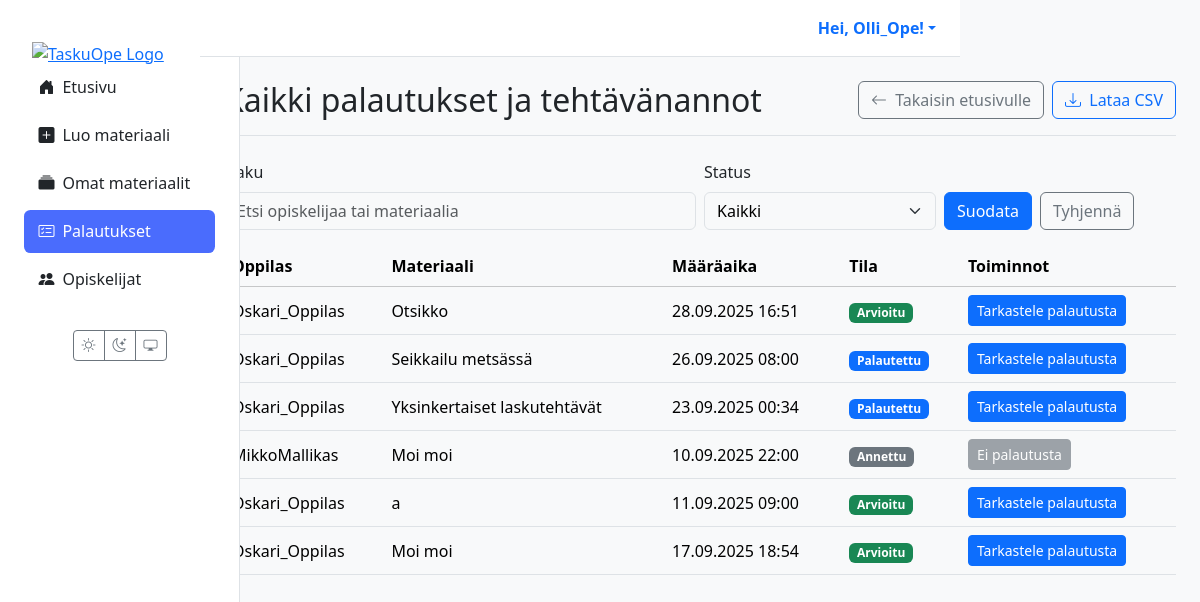
Before: /palautukset/ (signed in) with the older database file.
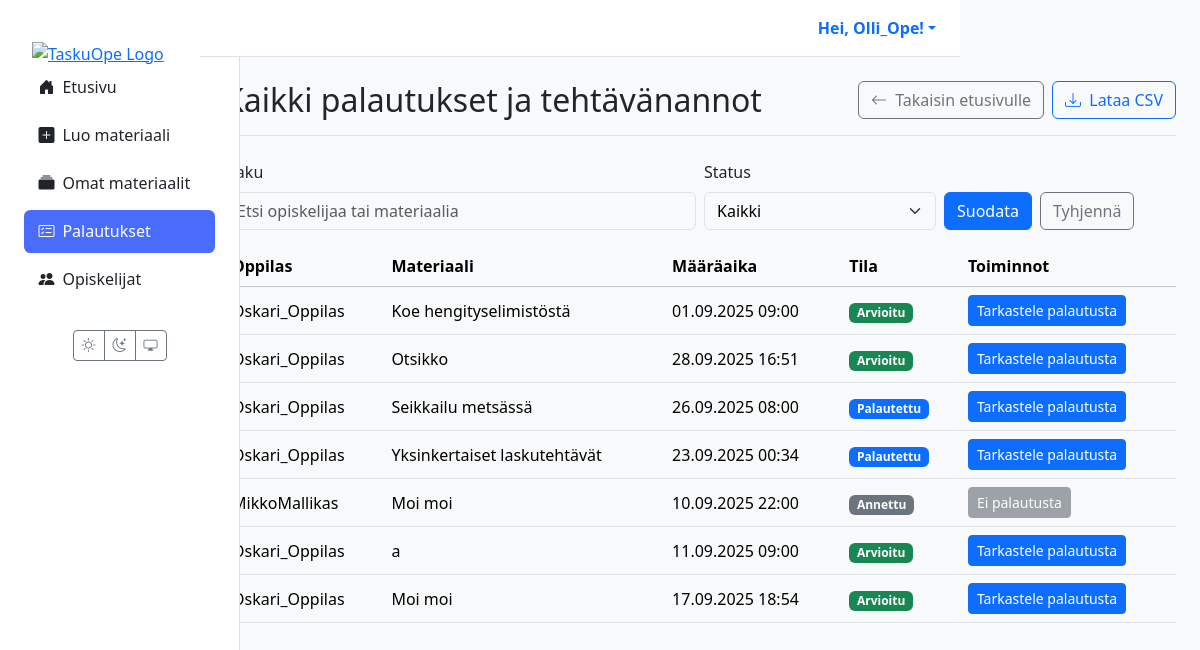
After: the same page with the newer database file.
### materials/models.py (models this page shows, shortened)
class Assignment(models.Model):
    class Status(models.TextChoices):
        ASSIGNED = "ASSIGNED", _("Annettu")
        IN_PROGRESS = "IN_PROGRESS", _("Kesken")
        SUBMITTED = "SUBMITTED", _("Palautettu")
        GRADED = "GRADED", _("Arvioitu")
    id = models.UUIDField(primary_key=True, default=uuid.uuid4, editable=False)
    material = models.ForeignKey(Material, on_delete=models.CASCADE, verbose_name=_("Materiaali"))
    student = models.ForeignKey(
        settings.AUTH_USER_MODEL,
        related_name='assignments',
        on_delete=models.CASCADE,
        limit_choices_to={'role': 'STUDENT'},
        verbose_name=_("Oppilas"),
    )
    assigned_by = models.ForeignKey(
        settings.AUTH_USER_MODEL,
        related_name='assigned_tasks',
        on_delete=models.CASCADE,
        limit_choices_to={'role': 'TEACHER'},
        verbose_name=_("Antanut opettaja"),
    )
    due_at = models.DateTimeField(null=True, blank=True, verbose_name=_("Määräaika"))
    status = models.CharField(max_length=20, choices=Status.choices, default=Status.ASSIGNED, verbose_name=_("Tila"))
    draft_response = models.TextField(blank=True, null=True, verbose_name=_("Luonnosvastaus"))
    created_at = models.DateTimeField(auto_now_add=True, verbose_name=_("Luotu"))
    class Meta:
        constraints = [
            models.UniqueConstraint(fields=['material', 'student'], name='unique_assignment_per_student'),
        ]
        indexes = [
            models.Index(fields=['status']),
            models.Index(fields=['due_at']),
            models.Index(fields=['student']),
            models.Index(fields=['assigned_by']),
        ]
        verbose_name = _("Tehtävänanto")
        verbose_name_plural = _("Tehtävänannot")

class Material(models.Model):
    class MaterialType(models.TextChoices):
        TASK = 'tehtävä', _('Tehtävä')
        LEARNING_MATERIAL = 'oppimateriaali', _('Oppimateriaali')
        TEST = 'testi', _('Testi')
        EXAM = 'koe', _('Koe')
        VIDEO = 'video', _('Video')
        GAME = 'peli', _('Peli')
    class Status(models.TextChoices):
        DRAFT = 'DRAFT', _('Luonnos')
        PENDING_APPROVAL = 'PENDING', _('Odottaa hyväksyntää')
        APPROVED = 'APPROVED', _('Hyväksytty')
        REJECTED = 'REJECTED', _('Hylätty')
    GRADE_CHOICES = [(str(i), f"{i}. luokka") for i in range(1, 10)]
    id = models.UUIDField(primary_key=True, default=uuid.uuid4, editable=False)
    title = models.CharField(max_length=255, verbose_name=_("Otsikko"))
    content = models.TextField(
        verbose_name=_("Sisältö"),
        help_text=_("Raakasisältö, esim. AI:n tuottama teksti.")
    )
    structured_content = models.JSONField(
        null=True,
        blank=True,
        verbose_name=_("Jäsennelty sisältö"),
        help_text=_("Esim. monivalinnat tai tehtävän rakenne JSON-muodossa.")
    )
    material_type = models.CharField(
        max_length=50,
        choices=MaterialType.choices,
        default=MaterialType.TASK,
        verbose_name=_("Materiaalin tyyppi"),
    )
    subject = models.CharField(max_length=100, null=True, blank=True, verbose_name=_("Aine"))
    grade_level = models.CharField(
        max_length=20,
        choices=GRADE_CHOICES,
        null=True,
        blank=True,
        verbose_name=_("Luokka-aste"),
    )
    audience = models.JSONField(
        null=True,
        blank=True,
        verbose_name=_("Kohderyhmä"),
        help_text=_("Esim. {'learning_styles': ['visuaalinen'], 'languages': ['fi']}")
    )
    author = models.ForeignKey(
        settings.AUTH_USER_MODEL,
        related_name='authored_materials',
        on_delete=models.CASCADE,
        limit_choices_to={'role': 'TEACHER'},
        verbose_name=_("Tekijä (opettaja)"),
    )
    prompt = models.ForeignKey(
        Prompt,
        on_delete=models.SET_NULL,
        null=True,
        blank=True,
        verbose_name=_("Kehoite"),
    )
    status = models.CharField(
        max_length=50,
        choices=Status.choices,
        default=Status.DRAFT,
        verbose_name=_("Tila"),
    )
    version = models.IntegerField(default=1, verbose_name=_("Versio"))
    parent = models.ForeignKey(
        'self',
        on_delete=models.SET_NULL,
        null=True,
        blank=True,
        related_name='versions',
        verbose_name=_("Edellinen versio"),
    )
    created_at = models.DateTimeField(auto_now_add=True, verbose_name=_("Luotu"))
    updated_at = models.DateTimeField(auto_now=True, verbose_name=_("Päivitetty"))
    class Meta:
        verbose_name = _("Materiaali")
        verbose_name_plural = _("Materiaalit")

### users/models.py (models this page shows)
class CustomUser(AbstractUser):
    class Role(models.TextChoices):
        TEACHER = 'TEACHER', 'Teacher'
        STUDENT = 'STUDENT', 'Student'
    role = models.CharField(max_length=50, choices=Role.choices, default=Role.STUDENT)
    grade_class = models.PositiveSmallIntegerField(
        verbose_name="Luokka-aste",
        null=True,  # Salli tyhjä arvo (esim. opettajat)
        blank=True, # Ei pakollinen lomakkeissa
        choices=[(i, f"{i}. luokka") for i in range(1, 10)] # Valinnat 1-9
    )

### materials/views.py (the view, shortened to what this page needs)
# urls.py: path("palautukset/", views.view_all_submissions_view, name="view_all_submissions"),
@login_required(login_url='kirjaudu')
def view_all_submissions_view(request):
    if request.user.role != 'TEACHER':
        messages.error(request, "Vain opettajat voivat nähdä tämän sivun.")
        return redirect('dashboard')
    q = (request.GET.get("q") or "").strip()
    st = request.GET.get("status")  # SUBMITTED | GRADED | None
    base = (Assignment.objects
            .filter(assigned_by=request.user)
            .select_related('material', 'student')
            .order_by('-created_at'))
    if st in ("SUBMITTED", "GRADED"):
        base = base.filter(status=st)
    page = Paginator(base, 20).get_page(request.GET.get("page"))
    return render(request, 'assignments/submissions_list.html', {
        'assignments': page,  # paginator page object
        'q': q,
        'status': st or "",
    })

### templates/assignments/submissions_list.html (shortened to what this page needs)
{% extends 'partials/base.html' %}
{% load static %}
{% block content %}
<div class="container-fluid">
<div class="d-flex flex-wrap gap-2 justify-content-between align-items-center mb-4 border-bottom pb-3">
  <h1 class="h2 mb-0">Kaikki palautukset ja tehtävänannot</h1>
  <div class="d-flex gap-2">
    <a href="{% url 'dashboard' %}" class="btn btn-outline-secondary">
      <i class="bi bi-arrow-left me-1"></i> Takaisin etusivulle
    </a>
    <a class="btn btn-outline-primary"
       href="{% url 'export_submissions_csv' %}?q={{ q|urlencode }}&status={{ status|urlencode }}">
       <i class="bi bi-download me-1"></i> Lataa CSV
    </a>
  </div>
</div>
  <form class="row g-2 align-items-end mb-3" method="get" action=".">
    <div class="col-12 col-md-6">
      <label class="form-label">Haku</label>
      <input class="form-control" type="search" name="q" value="{{ q }}" placeholder="Etsi opiskelijaa tai materiaalia">
    </div>
    <div class="col-12 col-md-3">
      <label class="form-label">Status</label>
      <select class="form-select" name="status">
        <option value="" {% if not status %}selected{% endif %}>Kaikki</option>
      </select>
    </div>
    <div class="col-12 col-md-3 d-flex gap-2">
      <button class="btn btn-primary" type="submit">Suodata</button>
      <a class="btn btn-outline-secondary" href=".">Tyhjennä</a>
    </div>
  </form>
  <section class="assignments-list">
    <div class="table-responsive">
      <table class="table table-hover align-middle">
        <thead class="table-light">
          <tr>
            <th scope="col">Oppilas</th>
            <th scope="col">Materiaali</th>
            <th scope="col">Määräaika</th>
            <th scope="col">Tila</th>
            <th scope="col">Toiminnot</th>
          </tr>
        </thead>
        <tbody>
          {% for assignment in assignments %}
          <tr>
            <td>{{ assignment.student.get_full_name|default:assignment.student.username }}</td>
            <td>{{ assignment.material.title }}</td>
            <td>{{ assignment.due_at|date:"d.m.Y H:i"|default:"-" }}</td>
            <td>
              <span class="badge
                {% if assignment.status == 'GRADED' %}bg-success
                {% elif assignment.status == 'SUBMITTED' %}bg-primary
                {% elif assignment.status == 'IN_PROGRESS' %}bg-warning text-dark
                {% else %}bg-secondary{% endif %}">
                {{ assignment.get_status_display }}
              </span>
            </td>
            <td>
              {% with sub=assignment.submissions.last %}
                {% if sub %}
                  <a class="btn btn-sm btn-primary" href="{% url 'grade_submission' submission_id=sub.id %}">
                    Tarkastele palautusta
                  </a>
                {% else %}
                  <button class="btn btn-sm btn-secondary" disabled>Ei palautusta</button>
                {% endif %}
              {% endwith %}
            </td>
          </tr>
          {% empty %}
          <tr>
            <td colspan="5" class="text-center">
              <div class="alert alert-secondary mb-0">Yhtään tehtävää ei ole vielä annettu.</div>
            </td>
          </tr>
          {% endfor %}
        </tbody>
      </table>
    </div>
  </section>
</div>
{% endblock %}

Changed rows visible on the page:
added Assignment: student.get_full_name "Oskari_Oppilas", material "Koe hengityselimistöstä", due_at "01.09.2025 09:00", status "Arvioitu", shows "Tarkastele palautusta"
